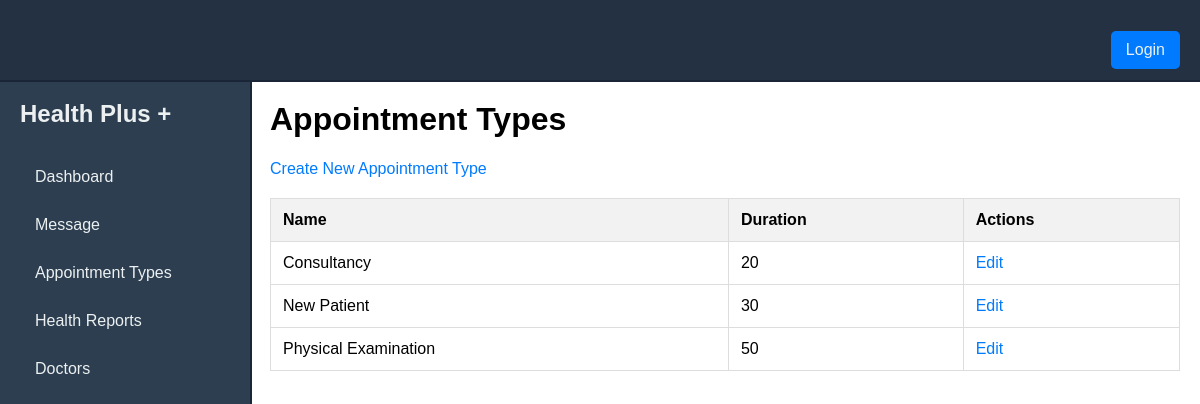
The page /staff/appointment-types/ on the database as committed earlier.
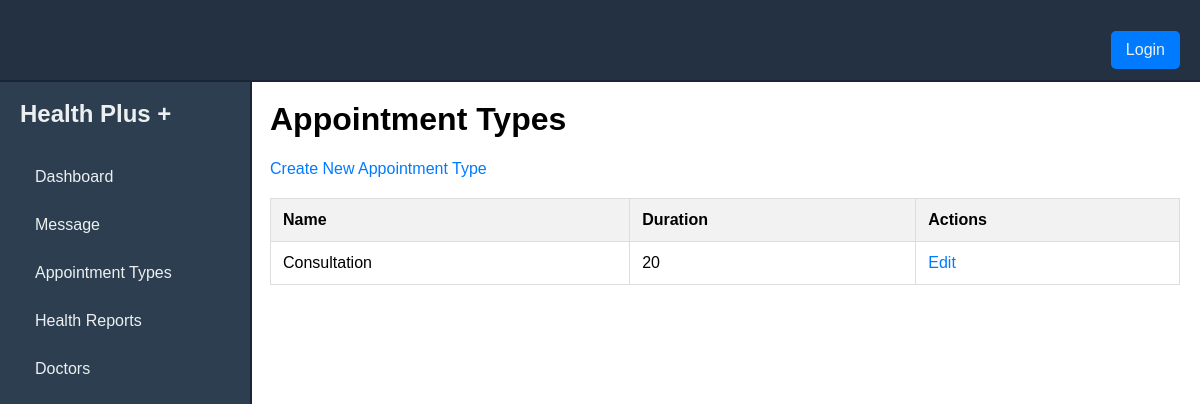
The same page on the database as committed later.
### booking/models.py (models this page shows, shortened)
class AppointmentType(models.Model):
    name = models.CharField(max_length=100)
    duration = models.PositiveIntegerField()

### staff/views.py (the view)
# urls.py: path('appointment-types/', views.appointment_type_list, name='appointment_type_list'),
def appointment_type_list(request):
    appointment_types = AppointmentType.objects.all()
    return render(request, 'appointments/appointments_types.html', {'appointment_types': appointment_types})

### staff/templates/appointments/appointments_types.html
{% extends 'staff.html' %}
{% block content %}
<h1>Appointment Types</h1>
<a href="{% url 'appointment_type_create' %}">Create New Appointment Type</a>
<table>
    <thead>
        <tr>
            <th>Name</th>
            <th>Duration</th>
            <th>Actions</th>
        </tr>
    </thead>
    <tbody>
        {% for appointment_type in appointment_types %}
        <tr>
            <td>{{ appointment_type.name }}</td>
            <td>{{ appointment_type.duration }}</td>
            <td>
                <a href="{% url 'appointment_type_edit' appointment_type.pk %}">Edit</a>
            </td>
        </tr>
        {% endfor %}
    </tbody>
</table>
{% endblock %}

Rows that differ between the two databases and show on the page:
removed AppointmentType: name "New Patient", duration "30"
removed AppointmentType: name "Physical Examination", duration "50"
changed AppointmentType: name "Consultancy" → "Consultation"
